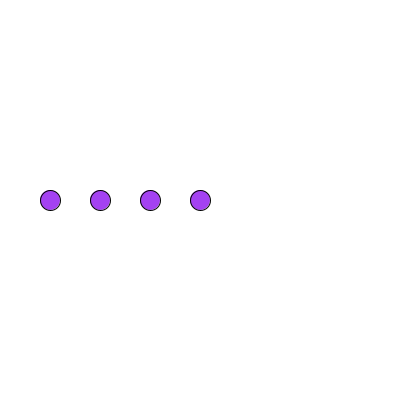
Frame 1 (no input)
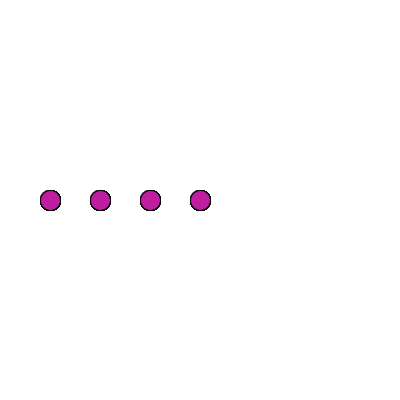
Frame 60 (the mouse pressed at the canvas centre just before this capture)
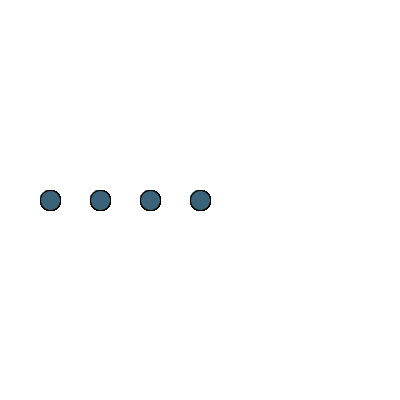
Frame 120 (the mouse held since frame 60 and released just before this capture)

The Processing sketch that drew these frames (run headless with seeded random() and noise(); from frame 60 on, the mouse is pressed at the canvas centre):

// Processing sketch: task5
// ── task5.pde
int numberOfCircles = 4; // Bruges til at bestemme for mangler cirkler, vi gerne vil vise.
int red, green, blue;


void setup() {
    size(400, 400);
    background(255);
    int circleSize = 20; // skal kun bruges i setup

    red = 255;
    green = 255;
    blue = 255;
}

void draw() {
    float x;
    float y;
    int counter = 0;

    // Lopper fra numberOfCircles
    for (int i = 0; i < numberOfCircles; i++) {
        if (counter == 0) {
            red = (int)random(255);
            green = (int)random(255);
            blue = (int)random(255);
        }

        fill(red, green, blue); // Sætter farven for cirklen.
        x = i * 50 + 50; // Beregn x-koordinat
        y = height / 2; // y-koordinat i midten
        ellipseMode(CENTER);
        ellipse(x, y, 20, 20); // Tegn cirkel

        counter++; // Opdater counter
        if (counter >= numberOfCircles) {
            counter = 0; // Nulstil counter for hver ny linje
        }

    }
}
